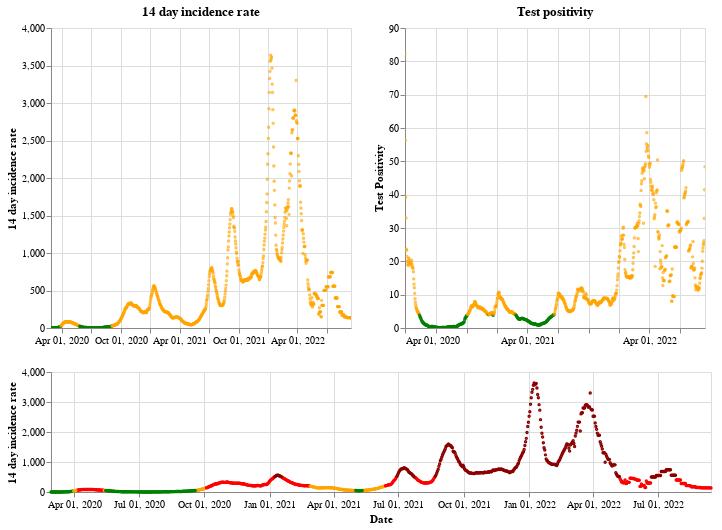

Write notebook code for a chart like this one.
### Markdown cell above
## Scotland

### Code cell
plot_traffic_light('Scotland')

### Figure 1 — Vega-Lite specification as saved in the notebook (floating-point values rounded to 4 significant figures; data arrays with more than 128 entries replaced by an {"elided": "..."} marker saying what was removed)
{"config": {"view": {"continuousWidth": 400, "continuousHeight": 300}}, "vconcat": [{"hconcat": [{"mark": {"type": "point", "size": 2}, "encoding": {"color": {"condition": {"value": "green", "test": "(datum.twoWeeklyCasesRate <= 25)"}, "value": "orange"}, "tooltip": [{"type": "nominal", "field": "areaName"}, {"type": "temporal", "field": "date"}, {"type": "quantitative", "field": "twoWeeklyCasesRate"}, {"type": "quantitative", "field": "testPositivity"}], "x": {"type": "temporal", "axis": {"title": ""}, "field": "date", "scale": {"domain": {"selection": "DateBrush"}}, "timeUnit": "yearmonthdate"}, "y": {"type": "quantitative", "axis": {"title": "14 day incidence rate"}, "field": "twoWeeklyCasesRate"}}, "title": "14 day incidence rate", "width": 300}, {"mark": {"type": "point", "size": 2}, "encoding": {"color": {"condition": {"value": "green", "test": "(datum.testPositivity <= 4)"}, "value": "orange"}, "tooltip": [{"type": "nominal", "field": "areaName"}, {"type": "temporal", "field": "date"}, {"type": "quantitative", "field": "twoWeeklyCasesRate"}, {"type": "quantitative", "field": "testPositivity"}], "x": {"type": "temporal", "axis": {"title": ""}, "field": "date", "scale": {"domain": {"selection": "DateBrush"}}, "timeUnit": "yearmonthdate"}, "y": {"type": "quantitative", "axis": {"title": "Test Positivity"}, "field": "testPositivity"}}, "title": "Test positivity", "width": 300}]}, {"layer": [{"mark": {"type": "point", "size": 2}, "encoding": {"color": {"condition": {"value": "orange", "test": "(((datum.testPositivity < 4) && (datum.twoWeeklyCasesRate >= 50)) && (datum.twoWeeklyCasesRate < 200))"}, "value": "red"}, "opacity": {"condition": {"value": 1, "test": "((datum.twoWeeklyCasesRate >= 50) && (datum.twoWeeklyCasesRate < 500))"}, "value": 0}, "tooltip": [{"type": "nominal", "field": "areaName"}, {"type": "temporal", "field": "date"}, {"type": "quantitative", "field": "twoWeeklyCasesRate"}, {"type": "quantitative", "field": "testPositivity"}], "x": {"type": "temporal", "axis": {"title": "Date"}, "field": "date", "timeUnit": "yearmonthdate"}, "y": {"type": "quantitative", "axis": {"title": "14 day incidence rate"}, "field": "twoWeeklyCasesRate"}}, "selection": {"DateBrush": {"type": "interval", "encodings": ["x"], "fields": ["Time"]}}}, {"mark": {"type": "point", "size": 2}, "encoding": {"color": {"value": "darkred"}, "opacity": {"condition": {"value": 1, "test": "(datum.twoWeeklyCasesRate >= 500)"}, "value": 0}, "tooltip": [{"type": "nominal", "field": "areaName"}, {"type": "temporal", "field": "date"}, {"type": "quantitative", "field": "twoWeeklyCasesRate"}, {"type": "quantitative", "field": "testPositivity"}], "x": {"type": "temporal", "axis": {"title": "Date"}, "field": "date", "timeUnit": "yearmonthdate"}, "y": {"type": "quantitative", "axis": {"title": "14 day incidence rate"}, "field": "twoWeeklyCasesRate"}}}, {"mark": {"type": "point", "size": 2}, "encoding": {"color": {"condition": {"value": "green", "test": "((datum.testPositivity < 4) && (datum.twoWeeklyCasesRate < 50))"}, "value": "orange"}, "opacity": {"condition": {"value": 1, "test": "(datum.twoWeeklyCasesRate < 50)"}, "value": 0}, "tooltip": [{"type": "nominal", "field": "areaName"}, {"type": "temporal", "field": "date"}, {"type": "quantitative", "field": "twoWeeklyCasesRate"}, {"type": "quantitative", "field": "testPositivity"}], "x": {"type": "temporal", "axis": {"title": "Date"}, "field": "date", "timeUnit": "yearmonthdate"}, "y": {"type": "quantitative", "axis": {"title": "14 day incidence rate"}, "field": "twoWeeklyCasesRate"}}}], "height": 120, "width": 660}], "data": {"name": "data-08691c29fce18cd44828d57f53187fc3"}, "$schema": "https://vega.github.io/schema/vega-lite/v4.8.1.json", "datasets": {"data-08691c29fce18cd44828d57f53187fc3": {"elided": "930 records"}}}
